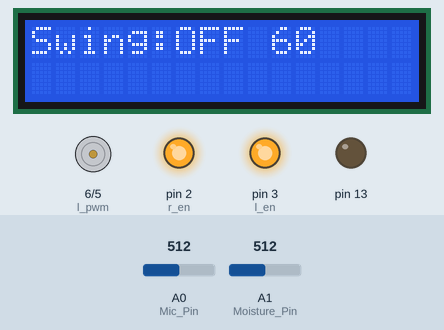
The sketch below on a simulated Arduino Uno, built with avr-gcc and run on an emulated ATmega328P. On the bench: 16×2 character LCD, motor-driver pin pairs drawn as motors (green arrow = first pin HIGH = forward, orange = second pin HIGH = backward, longer = more drive), output pins drawn as LEDs (lit = HIGH). Inputs (shaded band) come from the test bench; at power-on: A0 (Mic_Pin) = 512, A1 (Moisture_Pin) = 512. What the sketch prints to the serial monitor is not drawn.

Above: at 0.1 s.
At 10.2 s:
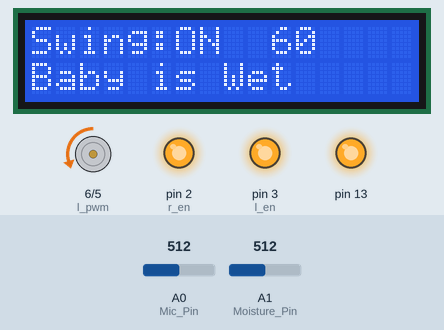
Timing chart, 0 to 11.7 s (numbered marks = the images above):
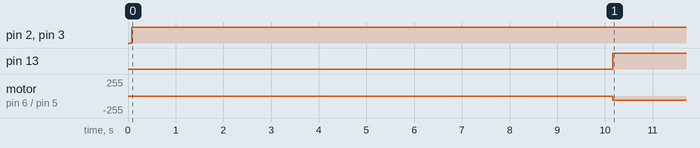

Measured:
- by itself, pin 2 (r_en), pin 3 (l_en): LOW → HIGH at 0.08 s
- by itself, pin 13: LOW → HIGH at 10.2 s
- by itself, motor on pin 6 (l_pwm) / pin 5 (r_pwm): stopped → backward 60/255 at 10.2 s

The sketch:

Baby_with_delay.ino
```cpp
#include <LiquidCrystal_I2C.h>
#include <Wire.h>
LiquidCrystal_I2C lcd(0x27,16,2);

int Mic_Pin = A0;
int Moisture_Pin = A1;
int mic_Value,moisture_Value;
int buzzer = 13;

int r_en = 2;
int l_en = 3;
int r_pwm = 5;
int l_pwm = 6;
int x,y = 0;

int motor_speed = 60;    //Speed control
int Motor_Start_delay = 10000;   //in milliseconds
int Motor_Stop_delay1 = 30000;   //in milliseconds
int Motor_Stop_delay2 = 30000;   //in milliseconds
int Motor_Stop_delay3 = 1000;   //in milliseconds

int Mic_Thd = 280;
int Moisture_Thd = 700;

void setup()
{
  Serial.begin(9600);
  pinMode(A0,INPUT);
  pinMode(A1,INPUT);
  pinMode(2, OUTPUT);
  pinMode(3, OUTPUT);
  pinMode(5, OUTPUT);
  pinMode(6, OUTPUT);
  pinMode(13, OUTPUT);

  lcd.init();
  lcd.backlight();
  lcd.setBacklight(HIGH);

  lcd.setCursor(0,0);
  lcd.print("Swing:");
  lcd.setCursor(6,0);
  lcd.print("OFF");
  lcd.setCursor(10,0);
  lcd.print(+motor_speed);
  digitalWrite(13,LOW);
}

void loop()
{
  mic_Value = analogRead(A0);
  moisture_Value= analogRead(A1);
  digitalWrite(r_en, HIGH);
  digitalWrite(l_en, HIGH);

  Serial.print("mic_Value = ");
  Serial.print(mic_Value);
  Serial.print("\t\t\t");
  Serial.print("moisture_Value = ");
  Serial.print(moisture_Value);
  Serial.print("\n");
  delay(80);

//Mic
  if(mic_Value >= Mic_Thd && y == 0)
  {
    delay(Motor_Start_delay);
    Serial.println("Motor on");
    lcd.setCursor(6,0);
    lcd.print("ON ");
    analogWrite(r_pwm, motor_speed);
    analogWrite(l_pwm, 0);
    x = 1;
    y = 1;
  }
  else if(mic_Value >= Mic_Thd && y == 1)
  {
    Serial.println("Motor on");
    lcd.setCursor(6,0);
    lcd.print("ON ");
    analogWrite(r_pwm, motor_speed);
    analogWrite(l_pwm, 0);
  }
  else if(mic_Value < Mic_Thd && x == 1)
  {
    delay(Motor_Stop_delay1);
    delay(Motor_Stop_delay2);
    delay(Motor_Stop_delay3);
    Serial.println("Motor off");
    lcd.setCursor(6,0);
    lcd.print("OFF");
    analogWrite(r_pwm, 0);
    analogWrite(l_pwm, 0);
    x =0;
    y = 0;
  }
  else if(x ==0)
  {
    Serial.println("Motor off");
    delay(10);
    analogWrite(r_pwm, 0);
    analogWrite(l_pwm, 0);
  }

//Moisture
  if(moisture_Value >= Moisture_Thd)
  {
    digitalWrite(13,LOW);
    lcd.setCursor(0,1);
    lcd.print("Baby is Dry");
    delay(40);
  }
  else if(moisture_Value < Moisture_Thd)
  {
    digitalWrite(13,HIGH);
    lcd.setCursor(0,1);
    lcd.print("Baby is Wet");
    delay(40);
  }
}
```
